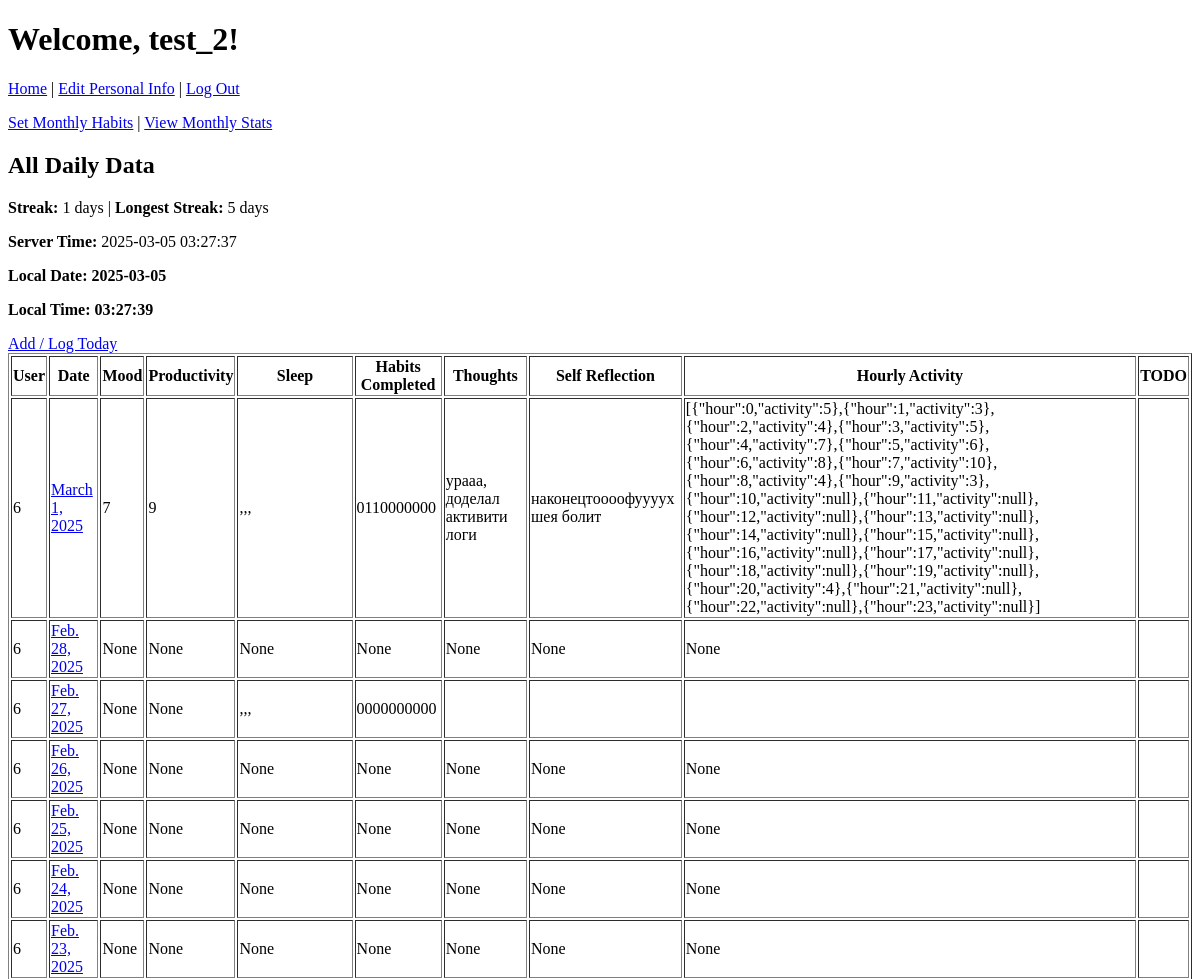
The page / (signed in, upper part) on the database as committed earlier.
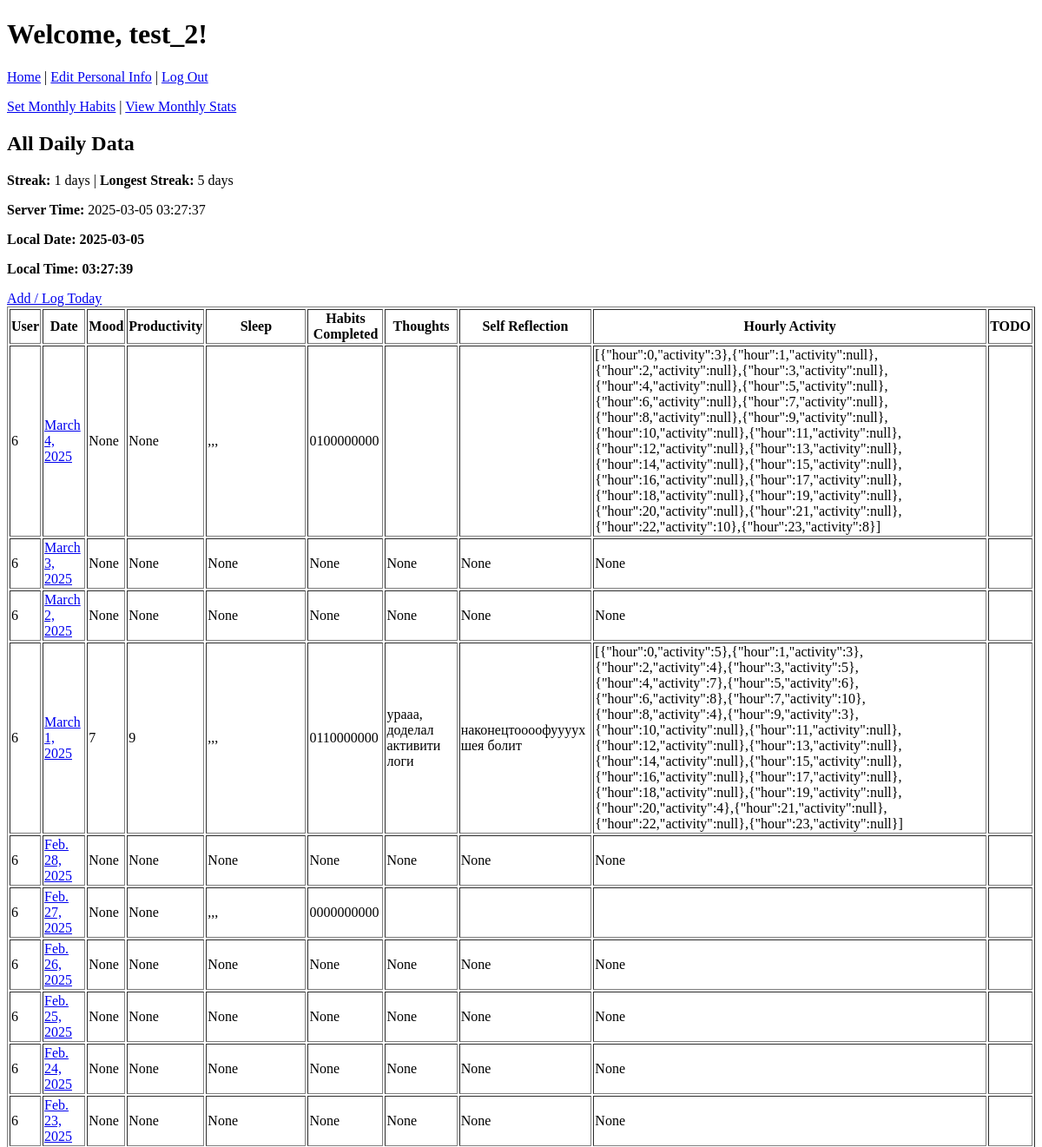
The same page on the database as committed later.
### mainpage/models.py (models this page shows, shortened)
class DailyData(models.Model):
    user_id = models.IntegerField()
    date = models.DateField()
    mood_rating = models.IntegerField(null=True, blank=True)
    productivity_score = models.IntegerField(null=True, blank=True)
    sleep = models.TextField(null=True, blank=True)
    habits_completed = models.TextField(null=True, blank=True)
    thoughts = models.TextField(null=True, blank=True)
    self_reflection = models.TextField(null=True, blank=True)
    hourly_activity_logging = models.TextField(null=True, blank=True)
    class Meta:
        unique_together = ("user_id", "date")

### mainpage/views.py (the view)
# urls.py: path('', main_page_view, name='main_page'),
@login_required
def main_page_view(request):
    all_data = DailyData.objects.filter(user_id=request.user.id).order_by('-date')
    streak_obj, _ = Streak.objects.get_or_create(user_id=request.user.id)
    streak_data = streak_obj.streak_data or {}
    server_time = now()
    context = {
        "all_data": all_data,
        "username": request.user.username,
        "current_streak": streak_data.get("current_streak", 0),
        "longest_streak": streak_data.get("longest_streak", 0),
        "server_time": server_time,
    }
    return render(request, 'mainpage/main.html', context)

### mainpage/templates/mainpage/main.html (shortened to what this page needs)
{% extends "authapp/mainpage.html" %}
{% load static %}
{% block content %}
<h2>All Daily Data</h2>
<p><strong>Streak:</strong> {{ current_streak }} days  |
   <strong>Longest Streak:</strong> {{ longest_streak }} days
</p>
<p><strong>Server Time:</strong> {{ server_time|date:"Y-m-d H:i:s" }}</p>
<p id="local-date" style="font-weight:bold;">Date: --</p>
<p id="local-time" style="font-weight:bold;">Time: --:--:--</p>
<a id="log-today-link" href="#">Add / Log Today</a>
<table border="1">
    <tr>
        <th>User</th>
        <th>Date</th>
        <th>Mood</th>
        <th>Productivity</th>
        <th>Sleep</th>
        <th>Habits Completed</th>
        <th>Thoughts</th>
        <th>Self Reflection</th>
        <th>Hourly Activity</th>
        <th>TODO</th>
    </tr>
    {% for row in all_data %}
    <tr>
        <td>{{ row.user_id }}</td>
        <td>
            <a href="{% url 'day_view' year=row.date.year month=row.date.month day=row.date.day %}">
                {{ row.date }}
            </a>
        </td>
        <td>{{ row.mood_rating }}</td>
        <td>{{ row.productivity_score }}</td>
        <td>{{ row.sleep }}</td>
        <td>{{ row.habits_completed }}</td>
        <td>{{ row.thoughts }}</td>
        <td>{{ row.self_reflection }}</td>
        <td>{{ row.hourly_activity_logging }}</td>
        <td>{{ row.todo }}</td>
    </tr>
    {% empty %}
    <tr>
      <td colspan="10">No records found.</td>
    </tr>
    {% endfor %}
</table>
{% endblock %}

Rows that differ between the two databases and show on the page:
added DailyData: user_id "6", date "March 4, 2025", mood_rating "None", productivity_score "None", sleep ",,,", habits_completed "0100000000", hourly_activity_logging "[{\"hour\":0,\"activity\":3},{\"hour\":1,\"activity\":null},{\"hour\":2,\"activity\":null},{\"hour\":3,\"activity\":null},{\"hour\":4,\"activity\":null},{\"hour\":5,\"activity\":null},{\"hour\":6,\"activity\":null},{\"hour\":7,\"activity\":null},{\"hour\":8,\"activity\":null},{\"hour\":9,\"activity\":null},{\"hour\":10,\"activity\":null},{\"hour\":11,\"activity\":null},{\"hour\":12,\"activity\":null},{\"hour\":13,\"activity\":null},{\"hour\":14,\"activity\":null},{\"hour\":15,\"activity\":null},{\"hour\":16,\"activity\":null},{\"hour\":17,\"activity\":null},{\"hour\":18,\"activity\":null},{\"hour\":19,\"activity\":null},{\"hour\":20,\"activity\":null},{\"hour\":21,\"activity\":null},{\"hour\":22,\"activity\":10},{\"hour\":23,\"activity\":8}]"
added DailyData: user_id "6", date "March 3, 2025", mood_rating "None", productivity_score "None", sleep "None", habits_completed "None", thoughts "None", self_reflection "None", hourly_activity_logging "None"
added DailyData: user_id "6", date "March 2, 2025", mood_rating "None", productivity_score "None", sleep "None", habits_completed "None", thoughts "None", self_reflection "None", hourly_activity_logging "None"
